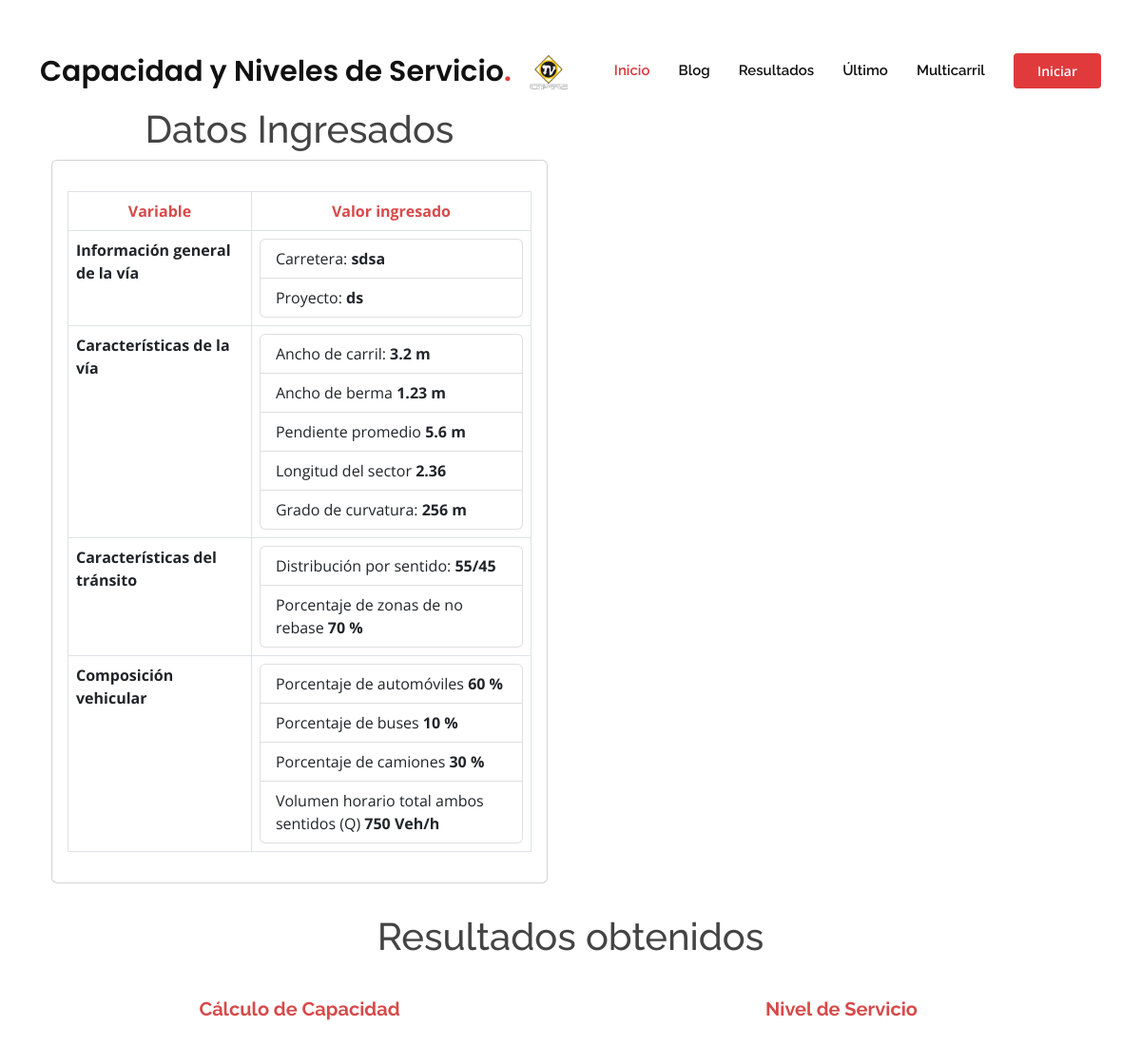
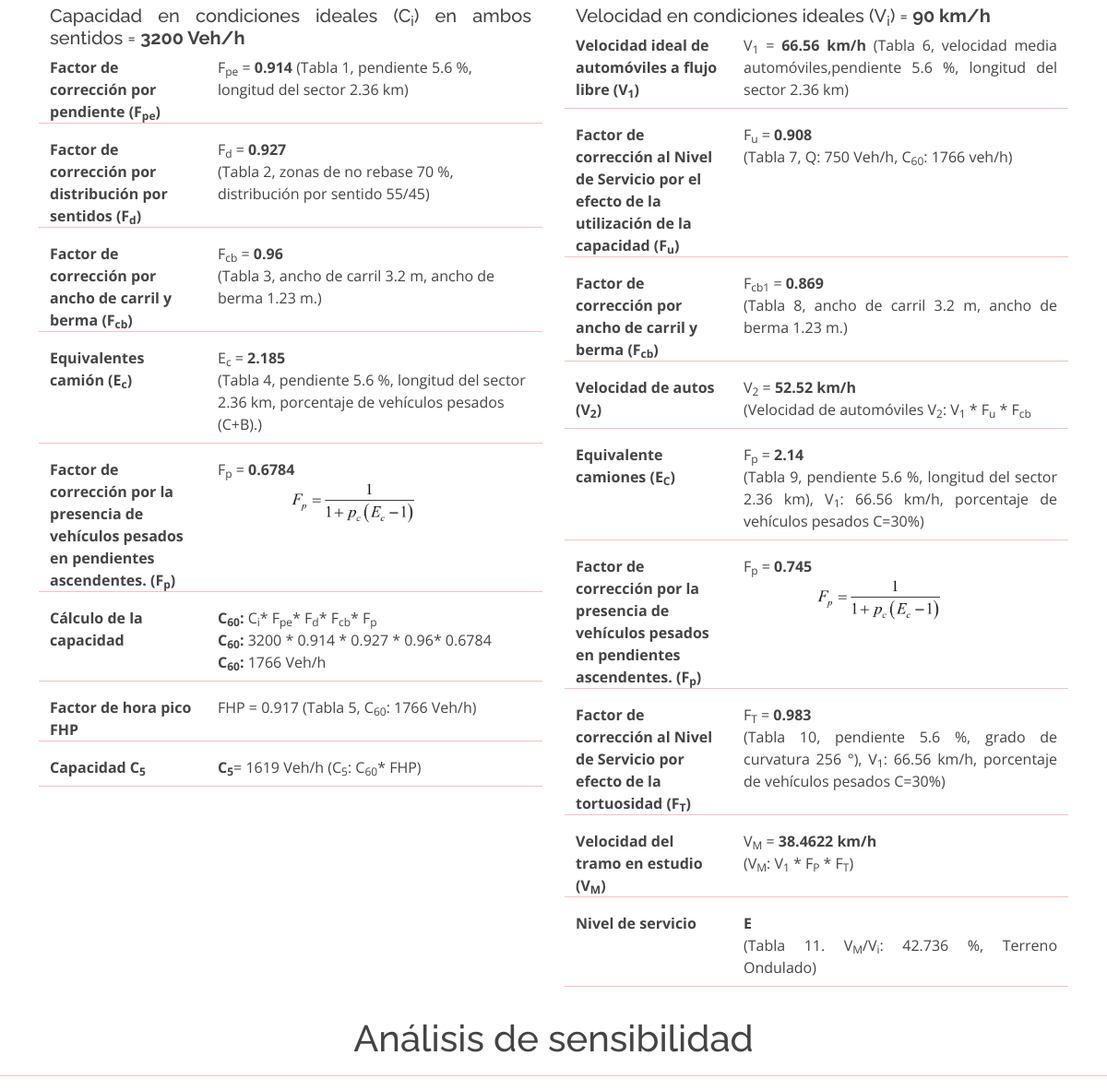
/resultado, run on the app's committed database (2 pictures, top to bottom).
### main.py (models this page shows)
class Resultado(db.Model):
    id = db.Column(db.Integer, primary_key=True)
    Fpe = db.Column(db.Float, nullable=False)
    Fd = db.Column(db.Float, nullable=False)
    Fcb = db.Column(db.Float, nullable=False)
    Ec = db.Column(db.Float, nullable=False)
    Fp = db.Column(db.Float, nullable=False)
    cap_60 = db.Column(db.Integer, nullable=False)
    cap_5 = db.Column(db.Integer, nullable=False)
    FHP = db.Column(db.Float, nullable=False)
    v1 = db.Column(db.Float, nullable=False)
    Fu = db.Column(db.Float, nullable=False)
    Fcb1 = db.Column(db.Float, nullable=False)
    v2 = db.Column(db.Float, nullable=False)
    Ec_vel = db.Column(db.Float, nullable=False)
    Fp_vel = db.Column(db.Float, nullable=False)
    Ft = db.Column(db.Float, nullable=False)
    vM = db.Column(db.Float, nullable=False)
    Vi = db.Column(db.Integer, nullable=False)
    Final = db.Column(db.Integer, nullable=False)
    carretera = db.Column(db.String(200), nullable = False)
    proyecto = db.Column(db.String(200), nullable = False)
    a_carril = db.Column(db.Float, nullable=False)
    a_berma = db.Column(db.Float, nullable=False)
    p_promedio = db.Column(db.Float, nullable=False)
    l_sector = db.Column(db.Float, nullable=False)
    curvatura = db.Column(db.Integer, nullable=False)
    d_sentido = db.Column(db.Integer, nullable=False)
    d_sentido1 = db.Column(db.Integer, nullable=False)
    p_no_rebase = db.Column(db.Integer, nullable=False)
    p_automoviles = db.Column(db.Integer, nullable=False)
    p_buses = db.Column(db.Integer, nullable=False)
    p_camiones = db.Column(db.Integer, nullable=False)
    vol_cap = db.Column(db.Integer, nullable=False)
    terreno = db.Column(db.String(200), nullable = False)

### main.py (the view)
@app.route("/resultado", methods=["GET","POST"])
def resultado():
    id = len(db.session.query(Resultado).all())
    registro = Resultado.query.get(id)
    return render_template('resultados_2_carriles.html',datos=registro)

### templates/resultados_2_carriles.html (shortened to what this page needs)
<!DOCTYPE html>
<html lang="en">
<head>
  <link href="../static/assets/vendor/aos/aos.css" rel="stylesheet">
  <link href="../static/assets/vendor/bootstrap/css/bootstrap.min.css" rel="stylesheet">
  <link href="../static/assets/vendor/bootstrap-icons/bootstrap-icons.css" rel="stylesheet">
  <link href="../static/assets/vendor/boxicons/css/boxicons.min.css" rel="stylesheet">
  <link href="../static/assets/vendor/glightbox/css/glightbox.min.css" rel="stylesheet">
  <link href="../static/assets/vendor/remixicon/remixicon.css" rel="stylesheet">
  <link href="../static/assets/vendor/swiper/swiper-bundle.min.css" rel="stylesheet">
  <link href="../static/assets/css/style.css" rel="stylesheet">
</head>
<body>
  {% import "bootstrap/wtf.html" as wtf %}
  <header id="header" class="fixed-top d-flex align-items-center">
    <div class="container d-flex align-items-center">
      <h1 class="logo me-auto"><a href="{{url_for('home')}}">Capacidad y Niveles de Servicio<span>.</span></a></h1>
      <a href="{{url_for('home')}}" class="logo me-auto"><img src="../static/assets/img/logo.png" alt=""></a>
      <nav id="navbar" class="navbar order-last order-lg-0">
        <ul>
          <li><a class="nav-link scrollto active" href="{{url_for('home')}}">Inicio</a></li>
          <li><a class="nav-link scrollto" href="{{url_for('blog')}}">Blog</a></li>
          <li><a class="nav-link scrollto " href="{{url_for('resultados')}}">Resultados</a></li>
          <li><a href="{{url_for('resultado')}}">Último</a></li>
          <li><a class="nav-link scrollto" href="{{url_for('multicarril')}}">Multicarril</a></li>
        </ul>
      </nav>
      <a href="#about" class="get-started-btn scrollto">Iniciar</a>
    </div>
  </header>
    <br>
    <br>
    <section class="inner-page datos" style="background-color:white">
      <div class="container">
        <div class="row">
            <div class="col-lg-6 col-md-12 col-sm-12">
              <div class="container">
              <h1 style="text-align:center ;">Datos Ingresados</h1>
              <div class="card" >
                <div class="card-body">
                  <p class="card-text">
                    <table class="table table-bordered">
                      <thead class="thead-dark">
                        <tr>
                          <th scope="col" style="text-align:center;color:rgb(215, 74, 74) ;">Variable</th>
                          <th scope="col"style="text-align:center;color:rgb(215, 74, 74) ;">Valor ingresado</th>
                        </tr>
                      </thead>
                      <tbody>
                        <tr>
                          <th scope="row">Información general de la vía</th>
                          <td><ul class="list-group">
                            <li class="list-group-item">Carretera: <b>{{datos.carretera}}</b> </li>
                            <li class="list-group-item">Proyecto: <b>{{datos.proyecto}}</b></li>
                          </ul></td>
                        </tr>
                        <tr>
                          <th scope="row">Características de la vía</th>
                          <td><ul class="list-group">
                            <li class="list-group-item">Ancho de carril: <b>{{datos.a_carril}} m</b></li>
                            <li class="list-group-item">Ancho de berma <b>{{datos.a_berma}} m</b> </li>
                            <li class="list-group-item">Pendiente promedio <b>{{datos.p_promedio}} m</b> </li>
                            <li class="list-group-item">Longitud del sector <b>{{datos.l_sector}}</b></li>
                            <li class="list-group-item">Grado de curvatura: <b>{{datos.curvatura}} m</b></li>
                          </ul></td>
                        </tr>
                        <tr>
                          <th scope="row">Características del tránsito</th>
                          <td><ul class="list-group">
                            <li class="list-group-item">Distribución por sentido: <b>{{datos.d_sentido}}/{{datos.d_sentido1}}</b></li>
                            <li class="list-group-item">Porcentaje de zonas de no rebase <b>{{datos.p_no_rebase}} %</b> </li>
                          </ul></td>
                        </tr>
                        <tr>
                          <th scope="row">Composición vehicular</th>
                          <td><ul class="list-group">
                            <li class="list-group-item">Porcentaje de automóviles <b>{{datos.p_automoviles}} %</b></li>
                            <li class="list-group-item">Porcentaje de buses <b>{{datos.p_buses}} %</b> </li>
                            <li class="list-group-item">Porcentaje de camiones <b>{{datos.p_camiones}} %</b> </li>
                            <li class="list-group-item">Volumen horario total ambos sentidos (Q) <b>{{datos.vol_cap}} Veh/h</b> </li>
                          </ul></td>
                        </tr>
                      </tbody>
                    </table>
                  </p>
                </div>
              </div>
            </div>
          </div>
            <br>
            <br>
    </section>
    <section id="resultados" class="datos">
      <div class="container">
        <div class="row">
          <h1 style="text-align:center ;">Resultados obtenidos</h1>
          <div class="col-lg-6 col-md-12 col-sm-12">
            <div class="container">
            <h5 class="pasos"><b>Cálculo de Capacidad</b></h5>
            <h5 class="text-general">Capacidad en condiciones ideales (C<sub>i</sub>) en ambos sentidos = <b>3200 Veh/h</b></h5>
            <dl class="row">
              <dt class="col-sm-4">Factor de corrección por pendiente (F<sub>pe</sub>)</dt>
              <dd class="col-sm-8">F<sub>pe</sub> = <b>{{datos.Fpe}}</b>   (Tabla 1, pendiente {{datos.p_promedio}} %, longitud del sector {{datos.l_sector}} km)</dd>
              <hr>
              <dt class="col-sm-4">Factor de corrección por distribución por sentidos (F<sub>d</sub>)</dt>
              <dd class="col-sm-8">F<sub>d</sub> = <b>{{datos.Fd}}</b><br>(Tabla 2, zonas de no rebase {{datos.p_no_rebase}} %, distribución por sentido {{datos.d_sentido}}/{{datos.d_sentido1}})</dd>
              <hr>
              <dt class="col-sm-4">Factor de corrección por ancho de carril y berma (F<sub>cb</sub>)</dt>
              <dd class="col-sm-8">F<sub>cb</sub> = <b>{{datos.Fcb}}</b><br>(Tabla 3, ancho de carril {{datos.a_carril}} m, ancho de berma {{datos.a_berma}} m.)</dd>
              <hr>
              <dt class="col-sm-4">Equivalentes camión (E<sub>c</sub>)</dt>
              <dd class="col-sm-8">E<sub>c</sub> = <b>{{datos.Ec}}</b><br>(Tabla 4, pendiente {{datos.p_promedio}} %, longitud del sector {{datos.l_sector}} km, porcentaje de vehículos pesados (C+B).)</dd>
              <hr>
              <dt class="col-sm-4">Factor de corrección por la presencia de vehículos pesados en pendientes ascendentes. (F<sub>p</sub>)</dt>
              <dd class="col-sm-8">F<sub>p</sub> = <b>{{datos.Fp}}</b> <br> <img src="../static/assets/img/Fp.JPG" class="img-fluid text-general" style="width:40%; margin-left: 5rem;" alt="Responsive image"></dd>
              <hr>
              <dt class="col-sm-4">Cálculo de la capacidad</dt>
              <dd class="col-sm-8"><b>C<sub>60</sub>:</b> C<sub>i</sub>* F<sub>pe</sub>* F<sub>d</sub>* F<sub>cb</sub>* F<sub>p</sub> <br>
                <b>C<sub>60</sub>:</b> 3200 * {{datos.Fpe}} * {{datos.Fd}} * {{datos.Fcb}}* {{datos.Fp}}<br>
                <b>C<sub>60</sub>:</b> {{datos.cap_60}} Veh/h</dd>
              <hr>
              <dt class="col-sm-4">Factor de hora pico FHP</dt>
              <dd class="col-sm-8 text-general">FHP = {{datos.FHP}} (Tabla 5, C<sub>60</sub>: {{datos.cap_60}} Veh/h)<br></dd>
              <hr>
              <dt class="col-sm-4">Capacidad C<sub>5</sub></dt>
              <dd class="col-sm-8 text-general"><b>C<sub>5</sub></b>= {{datos.cap_5}} Veh/h (C<sub>5</sub>: C<sub>60</sub>* FHP)</dd>
              <hr>
            </dl>
            </div>
          </div>
          <div class="col-lg-6 col-md-12 col-sm-12">
            <div class="container">
            <h5 class="pasos"><b>Nivel de Servicio</b></h5>
            <h5 class="text-general">Velocidad en condiciones ideales (V<sub>i</sub>)  = <b>90 km/h</b></h5>
            <dl class="row">
              <dt class="col-sm-4">Velocidad ideal de automóviles a flujo libre (V<sub>1</sub>)</dt>
              <dd class="col-sm-8 text-general">V<sub>1</sub> = <b>{{datos.v1}} km/h</b>   (Tabla 6,  velocidad media automóviles,pendiente {{datos.p_promedio}} %, longitud del sector {{datos.l_sector}} km)</dd>
              <hr>
              <dt class="col-sm-4">Factor de corrección al Nivel de Servicio por el efecto de la utilización de la capacidad (F<sub>u</sub>)</dt>
              <dd class="col-sm-8 text-general">F<sub>u</sub> = <b>{{datos.Fu}}</b><br>(Tabla 7, Q: {{datos.vol_cap}} Veh/h, C<sub>60</sub>: {{datos.cap_60}} veh/h)</dd>
              <hr>
              <dt class="col-sm-4">Factor de corrección por ancho de carril y berma (F<sub>cb</sub>)</dt>
              <dd class="col-sm-8 text-general">F<sub>cb1</sub> = <b>{{datos.Fcb1}}</b><br>(Tabla 8, ancho de carril {{datos.a_carril}} m, ancho de berma {{datos.a_berma}} m.)</dd>
              <hr>
              <dt class="col-sm-4">Velocidad de autos (V<sub>2</sub>)</dt>
              <dd class="col-sm-8 text-general">V<sub>2</sub> = <b>{{datos.v2}} km/h</b><br>(Velocidad de automóviles V<sub>2</sub>: V<sub>1</sub> * F<sub>u</sub> * F<sub>cb</sub></dd>
              <hr>
              <dt class="col-sm-4">Equivalente camiones (E<sub>C</sub>)</dt>
              <dd class="col-sm-8 text-general">F<sub>p</sub> = <b>{{datos.Ec_vel}}</b> <br>(Tabla 9, pendiente {{datos.p_promedio}} %, longitud del sector {{datos.l_sector}} km), V<sub>1</sub>: {{datos.v1}} km/h, porcentaje de vehículos pesados C={{datos.p_camiones}}%)</dd>
              <hr>
              <dt class="col-sm-4">Factor de corrección por la presencia de vehículos pesados en pendientes ascendentes. (F<sub>p</sub>)</dt>
              <dd class="col-sm-8">F<sub>p</sub> = <b>{{datos.Fp_vel}}</b> <br> <img src="../static/assets/img/Fp.JPG" class="img-fluid text-general" style="width:40%; margin-left: 5rem;" alt="Responsive image"></dd>
              <hr>
              <dt class="col-sm-4">Factor de corrección al Nivel de Servicio por efecto de la tortuosidad (F<sub>T</sub>)</dt>
              <dd class="col-sm-8 text-general">F<sub>T</sub> = <b>{{datos.Ft}}</b> <br>(Tabla 10, pendiente {{datos.p_promedio}} %, grado de curvatura {{datos.curvatura}} °), V<sub>1</sub>: {{datos.v1}} km/h, porcentaje de vehículos pesados C={{datos.p_camiones}}%)</dd>
              <hr>
              <dt class="col-sm-4">Velocidad del tramo en estudio (V<sub>M</sub>)</dt>
              <dd class="col-sm-8 text-general">V<sub>M</sub> = <b>{{datos.vM}} km/h</b> <br>(V<sub>M</sub>: V<sub>1</sub> * F<sub>P</sub> * F<sub>T</sub>)</dd>
              <hr>
              <dt class="col-sm-4">Nivel de servicio</dt>
              <dd class="col-sm-8 text-general"><b>{{datos.Final}}</b><br>(Tabla 11. V<sub>M</sub>/V<sub>i</sub>: {{datos.Vi}} %, {{datos.terreno}})</dd>
              <hr>
            </dl>
            </div>
          </div>
        </div>
        <h1 class="subtitulos">Análisis de sensibilidad</h1>
      </div>
    <hr>
</body>
</html>

### static/assets/css/style.css (style rules this page uses)
body { font-family: "Open Sans", sans-serif; color: #444444; }
a { color: #f5de12; text-decoration: none; }
hr { color: red; }
h1, h2, h3, h4, h5, h6 { font-family: "Raleway", sans-serif; }
#header { background: #fff; transition: all 0.5s; z-index: 997; padding: 20px 0; }
#header .logo { font-size: 30px; margin: 0; padding: 0; font-weight: 600; font-family: "Poppins", sans-serif; }
#header .logo a { color: #111111; }
#header .logo a span { color: #e03a3c; }
#header .logo img { max-height: 40px; }
.get-started-btn { margin-left: 30px; background: #e03a3c; color: #fff; border-radius: 4px; padding: 8px 25px; white-space: nowrap; transition: 0.3s; font-size: 14px; font-weight: 600; display: inline-block; }
.navbar { padding: 0; }
.navbar ul { margin: 0; padding: 0; display: flex; list-style: none; align-items: center; }
.navbar li { position: relative; }
.navbar a, .navbar a:focus { display: flex; align-items: center; justify-content: space-between; padding: 10px 0 10px 30px; font-family: "Raleway", sans-serif; font-size: 15px; font-weight: 600; color: #111111; white-space: nowrap; transition: 0.3s; }
.navbar a:hover, .navbar .active, .navbar .active:focus, .navbar li:hover>a { color: #e03a3c; }
section { margin-top: 0%; margin-bottom: 0%; }
section { padding: 60px 0; overflow: hidden; position: relative; }
.datos { padding-top: 0%; padding-bottom: 0%; }
.container { margin-top: 2rem; }
.pasos { text-align: center; color: rgb(215,74,74); margin-bottom: 2rem; }
.text-general { text-align:justify ; }
.subtitulos { text-align: center; }

### data on the page
Resultado: carretera "sdsa", proyecto "ds", a_carril "3.2", a_berma "1.23", p_promedio "5.6", l_sector "2.36", curvatura "256", d_sentido "55", d_sentido1 "45", p_no_rebase "70", p_automoviles "60", p_buses "10", p_camiones "30", vol_cap "750", Fpe "0.914", Fd "0.927", Fcb "0.96", Ec "2.185", Fp "0.6784", cap_60 "1766", FHP "0.917", cap_5 "1619", v1 "66.56", Fu "0.908", Fcb1 "0.869", v2 "52.52", Ec_vel "2.14", Fp_vel "0.745", Ft "0.983", vM "38.4622", Final "E", Vi "42.736", terreno "Terreno Ondulado"
